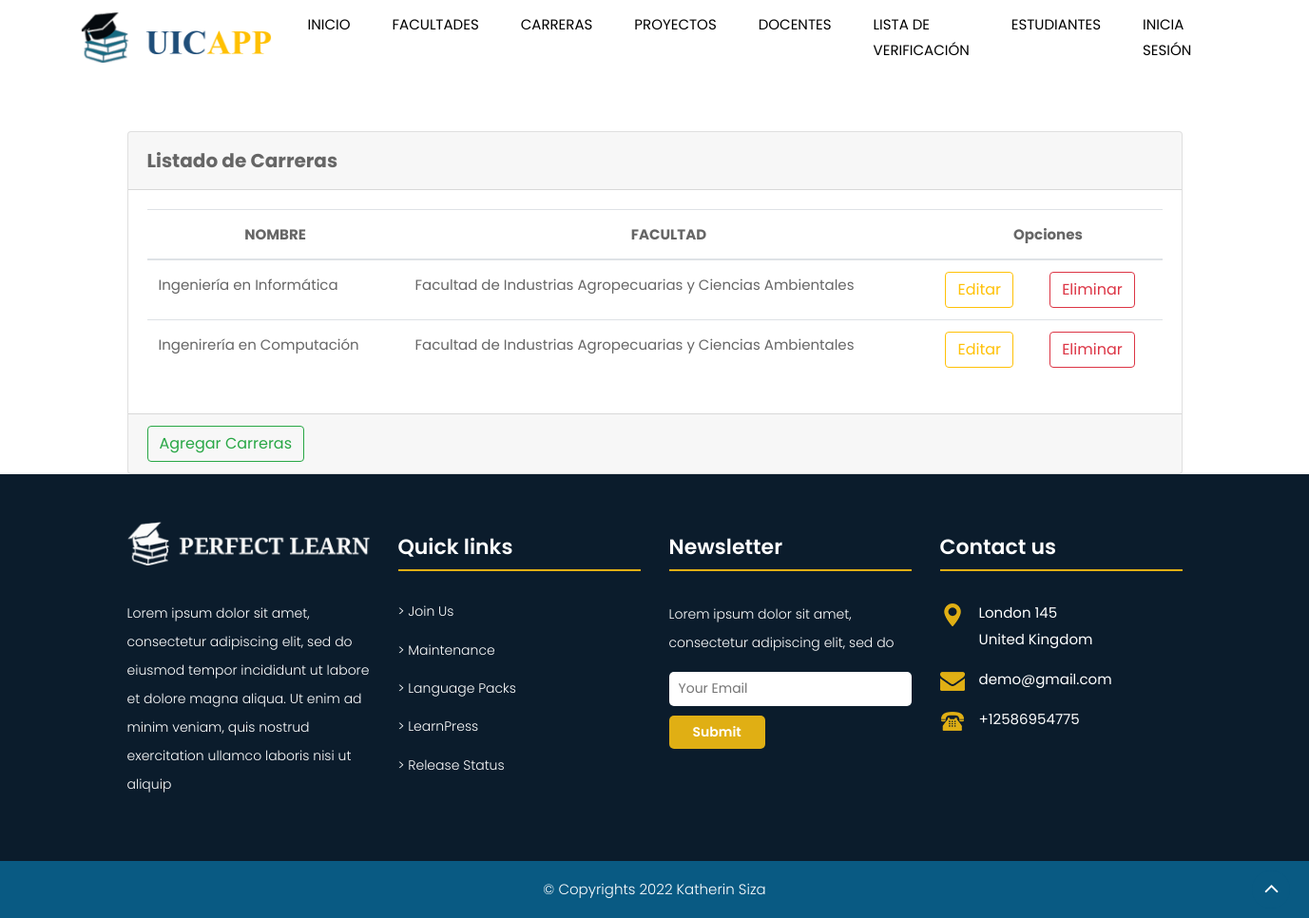
/app/carreras/, run on an earlier commit of the app's database.
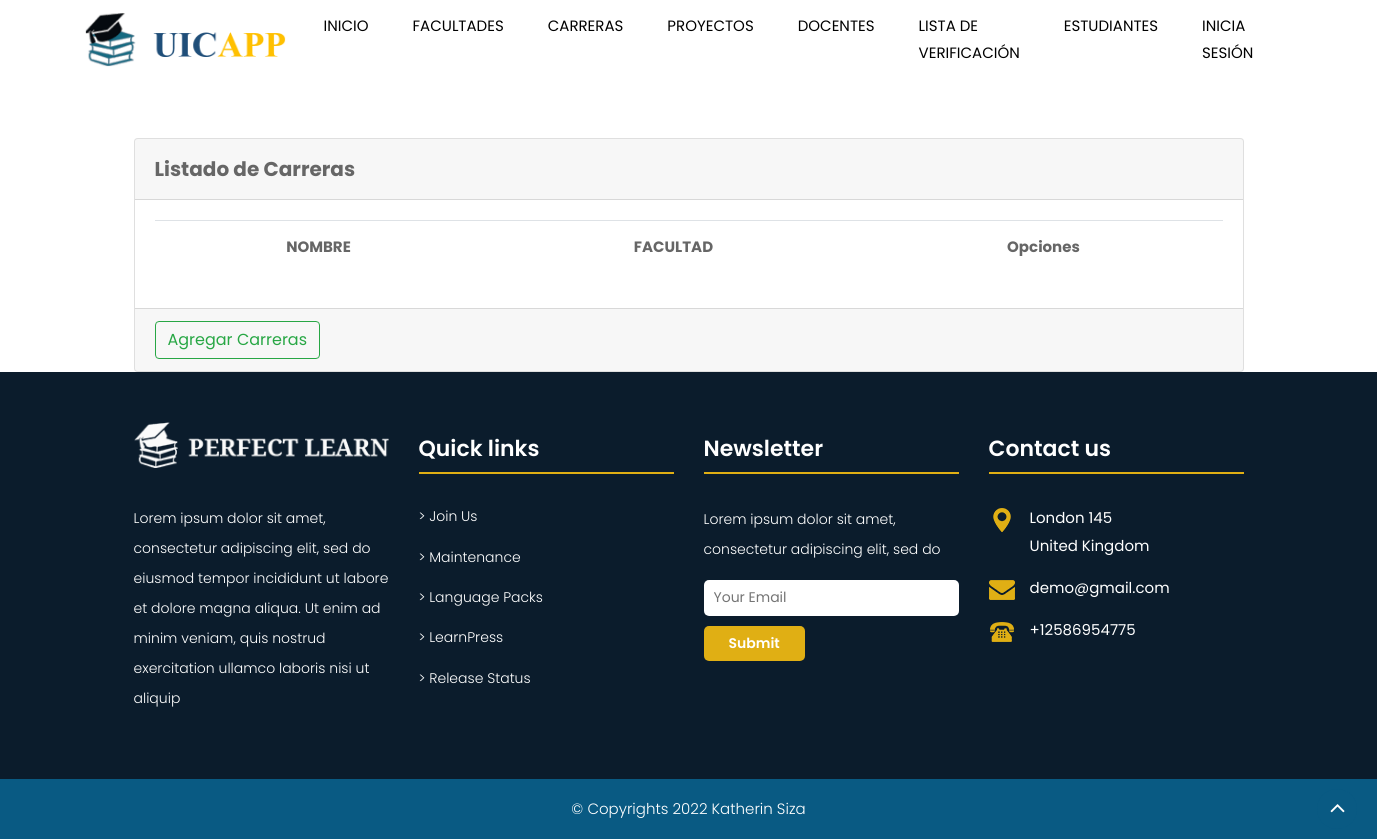
And on a later commit of the database.
### App/models.py (models this page shows, shortened)
class Carrera(models.Model):
    nombre = models.CharField(max_length=100, verbose_name='Nombre de la Carrera', primary_key=True)
    idFacultad = models.ForeignKey(Facultad, verbose_name='Facultad', on_delete=CASCADE)
    fechaCreacion = models.DateField(auto_now_add=True)
    fechaModificacion= models.DateField(null = True, blank = True, editable=False)

class Facultad(models.Model):
    nombre = models.CharField(max_length=100, verbose_name='Nombre de la Facultad', primary_key=True)
    sigla = models.CharField(max_length=20, verbose_name='Nombre corto de la Facultad')
    fechaCreacion = models.DateField(auto_now_add=True)
    fechaModificacion= models.DateField(null = True, blank = True, editable=False)
    def __str__(self) -> str:
        txt = '{0}'
        return txt.format(self.nombre)

### App/Modules/Carreras/view.py (the view)
# urls.py: path('app/carreras/',  listarCarreras.as_view(), name='carreras'),
class listarCarreras(ListView):
    model = modelo
    template_name = f'{entidad}/listado.html'
    def dispatch(self, request, *args, **kwargs):
        return super().dispatch(request, *args, **kwargs)
    def get_context_data(self, **kwargs):
        context = super().get_context_data(**kwargs)
        context['encabezado'] = ['nombre', 'facultad']
        context['items'] = modelo.objects.all()
        context['title'] = f'{entidad}'
        context['listado'] = f'Listado de {entidad}'
        return context

### App/Modules/Carreras/listado.html (shortened to what this page needs)
{% extends 'Views/header.html'  %}
{% load static %}
{% block content %}
<div class="container" style="margin-top: 10%; align-content: center;" >
    <div class="card">
        <div class="card-header">
            <b style="font-size: 20px;" > {{listado}} </b>
        </div>
        <div class="card-body">
            <table class="table table-hover table-responsive'>
                <thead class="table-light ">
                    <tr style="text-align: center;" >
                        {% for titulo in encabezado %}
                            <th class="header" scope="col">{{ titulo | upper }}</th>
                        {% endfor %}
                        <th class="header" scope="col" colspan="2" >Opciones</th>
                    </tr>
                <tbody class="fija1">
                    {% for item in items %}
                        <tr>
                            <td class="header" scope="col">{{ item.nombre }} </td>
                            <td class="header" scope="col">{{ item.idFacultad }} </td>
                            <td class="header" scope="col">
                                <a type="button" href='edit/{{item.pk}}' class="btn btn-outline-warning">Editar</a>
                            </td>
                            <td class="header" scope="col">
                                <a type="button" href="delete/{{item.pk}}" class="btn btn-outline-danger">Eliminar</a>
                            </td>
                        </tr>
                    {% endfor %}
                </tbody>
            </table>
        </div>
        <div class="card-footer">
            <a href="add" class="btn btn-outline-success">Agregar {{title}} </a>
        </div>
    </div>
</div>
{% endblock content %}

What changed in the data, as far as the page shows it:
removed Carrera: nombre "Ingeniería en Informática", idFacultad "Facultad de Industrias Agropecuarias y Ciencias Ambientales"
removed Carrera: nombre "Ingenirería en Computación", idFacultad "Facultad de Industrias Agropecuarias y Ciencias Ambientales"
